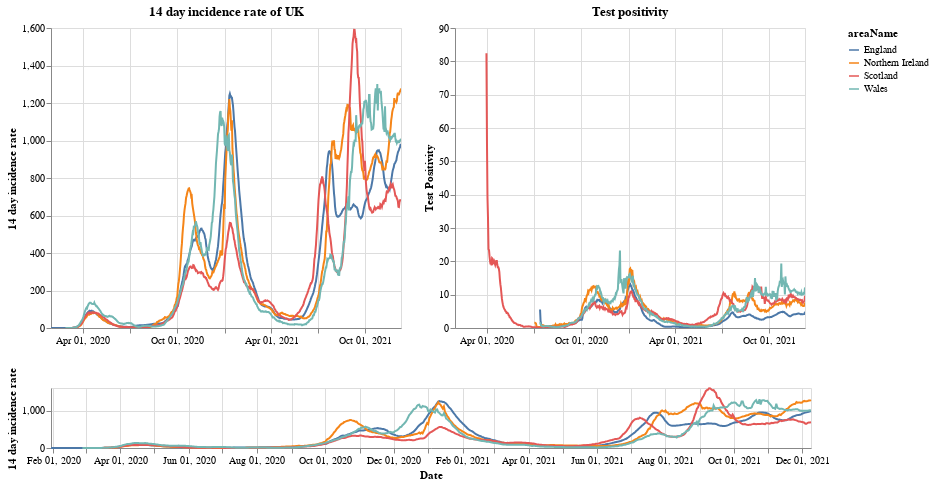

This figure's notebook cell:
### Markdown cell above
# Plots

First a plot with each country in the UK. The top right shows the positivity rate for (which is the percentage of registered tests which were positive) while the top left is the 14 day incidence rate. The bottom chart can be used to select the timeframe (does not work on a mobile device).

### Code cell
#collapse
brush = alt.selection(type='interval', name='DateBrush',encodings=['x'],fields=['Time'])
leg_selection = alt.selection_multi(fields=['areaName'], bind='legend')

base = alt.Chart(uk_cases).mark_line().encode(
    x=alt.X("yearmonthdate(date):T", axis=alt.Axis(title='Date')),
    y=alt.Y("twoWeeklyCasesRate:Q", axis=alt.Axis(title='14 day incidence rate')),
    tooltip=['areaName', 'date','twoWeeklyCasesRate', 'testPositivity'],
    color='areaName',
    opacity=alt.condition(leg_selection, alt.value(2), alt.value(0.1))
).add_selection(leg_selection).properties(width=350)

upper = base.encode(alt.X('yearmonthdate(date):T', axis=alt.Axis(title=''),
                         scale=alt.Scale(domain=brush))
                   ).properties(title=f'14 day incidence rate of UK')
upper_right = upper.encode(alt.Y('testPositivity:Q', axis=alt.Axis(title='Test Positivity'))).properties(title='Test positivity')
lower = base.properties(height=60, width = 760).add_selection(brush)

(upper | upper_right) & lower

### Figure 1 — Vega-Lite specification as saved in the notebook (floating-point values rounded to 4 significant figures; data arrays with more than 128 entries replaced by an {"elided": "..."} marker saying what was removed)
{"config": {"view": {"continuousWidth": 400, "continuousHeight": 300}}, "vconcat": [{"hconcat": [{"mark": "line", "encoding": {"color": {"type": "nominal", "field": "areaName"}, "opacity": {"condition": {"value": 2, "selection": "selector001"}, "value": 0.1}, "tooltip": [{"type": "nominal", "field": "areaName"}, {"type": "temporal", "field": "date"}, {"type": "quantitative", "field": "twoWeeklyCasesRate"}, {"type": "quantitative", "field": "testPositivity"}], "x": {"type": "temporal", "axis": {"title": ""}, "field": "date", "scale": {"domain": {"selection": "DateBrush"}}, "timeUnit": "yearmonthdate"}, "y": {"type": "quantitative", "axis": {"title": "14 day incidence rate"}, "field": "twoWeeklyCasesRate"}}, "selection": {"selector001": {"type": "multi", "fields": ["areaName"], "bind": "legend"}}, "title": "14 day incidence rate of UK", "width": 350}, {"mark": "line", "encoding": {"color": {"type": "nominal", "field": "areaName"}, "opacity": {"condition": {"value": 2, "selection": "selector001"}, "value": 0.1}, "tooltip": [{"type": "nominal", "field": "areaName"}, {"type": "temporal", "field": "date"}, {"type": "quantitative", "field": "twoWeeklyCasesRate"}, {"type": "quantitative", "field": "testPositivity"}], "x": {"type": "temporal", "axis": {"title": ""}, "field": "date", "scale": {"domain": {"selection": "DateBrush"}}, "timeUnit": "yearmonthdate"}, "y": {"type": "quantitative", "axis": {"title": "Test Positivity"}, "field": "testPositivity"}}, "selection": {"selector001": {"type": "multi", "fields": ["areaName"], "bind": "legend"}}, "title": "Test positivity", "width": 350}]}, {"mark": "line", "encoding": {"color": {"type": "nominal", "field": "areaName"}, "opacity": {"condition": {"value": 2, "selection": "selector001"}, "value": 0.1}, "tooltip": [{"type": "nominal", "field": "areaName"}, {"type": "temporal", "field": "date"}, {"type": "quantitative", "field": "twoWeeklyCasesRate"}, {"type": "quantitative", "field": "testPositivity"}], "x": {"type": "temporal", "axis": {"title": "Date"}, "field": "date", "timeUnit": "yearmonthdate"}, "y": {"type": "quantitative", "axis": {"title": "14 day incidence rate"}, "field": "twoWeeklyCasesRate"}}, "height": 60, "selection": {"selector001": {"type": "multi", "fields": ["areaName"], "bind": "legend"}, "DateBrush": {"type": "interval", "encodings": ["x"], "fields": ["Time"]}}, "width": 760}], "data": {"name": "data-56d8447164d3e526b75e977e63ec236e"}, "$schema": "https://vega.github.io/schema/vega-lite/v4.8.1.json", "datasets": {"data-56d8447164d3e526b75e977e63ec236e": {"elided": "2628 records"}}}
